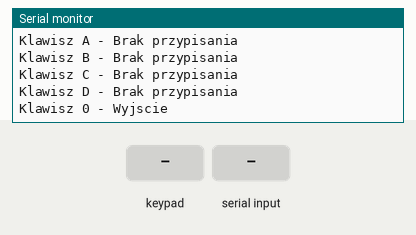
Recording of a sketch running on a simulated Arduino Uno, built with avr-gcc and run on an emulated ATmega328P. Parts: the last lines printed to the serial monitor. Inputs (shaded band) come from the test bench. The modem accepts every AT command (registered, SIM ready, sends succeed) and sends nothing else.

Above: at 1.5 s.
1.6 s: key '1' pressed
At 2.6 s:
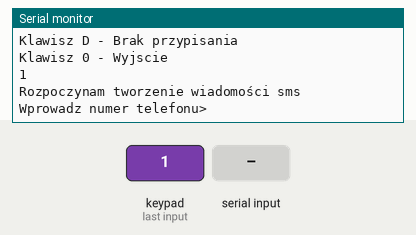
3.1 s: "0\n" received over Serial
At 4.5 s:
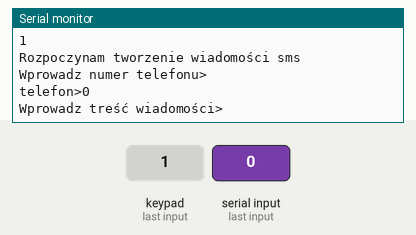
5.6 s: "1\n" received over Serial
At 6.87 s:
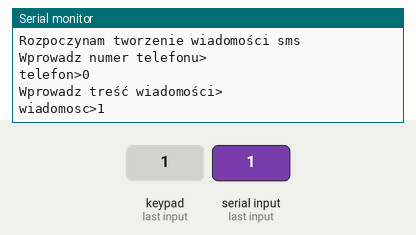

Measured:
- after the input at 1.6 s, the serial monitor: prints a new line at once (image 1)
- after the input at 3.1 s, the serial monitor: prints a new line after 1.0 s (image 2)
- after the input at 5.6 s, the serial monitor: prints a new line after 1.0 s (image 3)

The sketch:

Bramka.ino
```cpp
#include <Keypad.h>
#include <SoftwareSerial.h>

const byte ROWS = 4; //four rows
const byte COLS = 4; //three columns

const byte PIN_KLAWIATURY_1 = A0,
           PIN_KLAWIATURY_2 = A1,
           PIN_KLAWIATURY_3 = A2,
           PIN_KLAWIATURY_4 = A3,
           PIN_KLAWIATURY_5 = A4,
           PIN_KLAWIATURY_6 = A5,
           PIN_KLAWIATURY_7 = 2,
           PIN_KLAWIATURY_8 = 3;

char keys[ROWS][COLS] = {
  {'1','2','3', 'A'},
  {'4','5','6', 'B'},
  {'7','8','9', 'C'},
  {'#','0','*', 'D'}
};
byte rowPins[ROWS] = {PIN_KLAWIATURY_1, PIN_KLAWIATURY_2, PIN_KLAWIATURY_3, PIN_KLAWIATURY_4};
byte colPins[COLS] = {PIN_KLAWIATURY_5, PIN_KLAWIATURY_6, PIN_KLAWIATURY_7, PIN_KLAWIATURY_8};

Keypad keypad = Keypad( makeKeymap(keys), rowPins, colPins, ROWS, COLS );

const int PIN_TXD = 4, PIN_RXD = 5, PIN_AKTYWUJACY = 3, CZESTOTLIWOSC = 9600;
String telefon, wiadomosc;


SoftwareSerial Gsm(PIN_TXD, PIN_RXD);

void setup() {
  //pinMode(PIN_AKTYWUJACY, INPUT);

  pinMode(A0, INPUT);
  pinMode(A1, INPUT);
  pinMode(A2, INPUT);
  pinMode(A3, INPUT);
  pinMode(A4, INPUT);
  pinMode(A5, INPUT);
  pinMode(2, INPUT);
  pinMode(3, INPUT);

  Gsm.begin(CZESTOTLIWOSC);
  Serial.begin(CZESTOTLIWOSC);
  wyswietlMenu();
}

void loop() {
//  if(digitalRead(PIN_AKTYWUJACY) == HIGH){
//    przygotujIWyslijSms();
//  }
//  while(Gsm.available()){
//    Serial.write(Gsm.read());
//  }
//  while(Serial.available()){
//    Gsm.write(Serial.read());
//  }
//  delay(100);


  char jakisKlawisz = keypad.getKey();

//delay(500);
  if(jakisKlawisz){
   Serial.println(jakisKlawisz);

   switch(jakisKlawisz){
      case '0': break;
      case '1': przygotujIWyslijSms(); przygotujIWyslijSms(); break;
      case '2': break;
      case '3': break;
      case '4': break;
      case '5': break;
      case '6': break;
      case '7': break;
      case '8': break;
      case '9': break;
      case 'A': break;
      case 'B': break;
      case 'C': break;
      case 'D': break;
      case '*': break;
      case '#': break;
      default: break;
    }
  }
}

void wyswietlMenu(){
    Serial.println("Bramka SMS  - menu\n");
    Serial.println("Klawisz 1 - Napisz SMS-a");
    Serial.println("Klawisz 2 - Zadzwoń");
    Serial.println("Klawisz 3 - Wykonaj żądanie HTTP");
    Serial.println("Klawisz 4 - Sprawdz stan konta");
    Serial.println("Klawisz 5 - Wiadomości SMS");
    Serial.println("Klawisz 6 - Lista kontaków");
    Serial.println("Klawisz 7 - Menu serwisowe");
    Serial.println("Klawisz 8 - Brak przypisania");
    Serial.println("Klawisz 9 - Brak przypisania");
    Serial.println("Klawisz A - Brak przypisania");
    Serial.println("Klawisz B - Brak przypisania");
    Serial.println("Klawisz C - Brak przypisania");
    Serial.println("Klawisz D - Brak przypisania");
    Serial.println("Klawisz 0 - Wyjscie\n");
}

void przygotujIWyslijSms(){
  Serial.write("\nRozpoczynam tworzenie wiadomości sms\n\n");

  String telefon =
      WyswietlWiadomoscNaMonitorzePortuSzeregowegoIOczekujNaOdpowiedz("Wprowadz numer telefonu> ");
  Serial.println("telefon>"+telefon+"\n");
  String wiadomosc =
      WyswietlWiadomoscNaMonitorzePortuSzeregowegoIOczekujNaOdpowiedz("Wprowadz treść wiadomości> ");
  Serial.println("wiadomosc>"+wiadomosc+"\n");

  wiadomosc.trim();
  telefon.trim();

  Gsm.print("AT+CMGF=1\r\n");
  delay(100);
  Gsm.print("AT+CMGS=\""+telefon+"\"\r\n");
  delay(100);
  Gsm.print(wiadomosc);
  delay(100);
  Gsm.print((char)26);
  delay(100);
}

String WyswietlWiadomoscNaMonitorzePortuSzeregowegoIOczekujNaOdpowiedz(String wiadomosc){
  Serial.println(wiadomosc);
  czekajNaOdpowiedz();
  return Serial.readString();
}

void czekajNaOdpowiedz(){
  while(Serial.available() == 0){}
}
```
